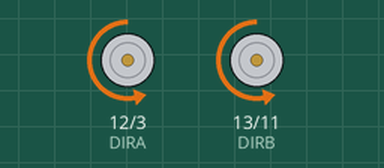
Simulated run of this sketch. Board: Arduino Uno, built with avr-gcc and run on an emulated ATmega328P. Parts: direction and speed pins drawn as motors (green arrow = direction pin HIGH = forward, orange = LOW = backward, longer = more drive).

Above: at 0.5 s.
Timing chart, 0 to 4.6 s (numbered marks = the images above):
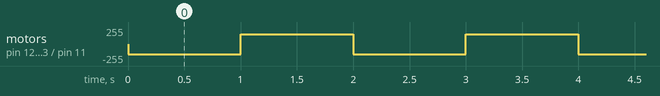

Measured:
- by itself, motor on pin 12 (DIRA) / pin 3 (PWMA), motor on pin 13 (DIRB) / pin 11 (PWMB): alternates forward 150/255 for 1.0 s and backward 150/255 for 1.0 s

The sketch:

Radio_qwuaktivity_motorin.ino
```cpp
// (licence header left out)
// Clockwise and counter-clockwise definitions.
// Depending on how you wired your motors, you may need to swap.
#define FORWARD 0
#define REVERSE 1

// Motor definitions to make life easier:
#define MOTOR_A 0
#define MOTOR_B 1

// Pin Assignments //
const byte PWMA = 3;  // PWM control (speed) for motor A
const byte PWMB = 11; // PWM control (speed) for motor B
const byte DIRA = 12; // Direction control for motor A
const byte DIRB = 13; // Direction control for motor B

//
//// Pin Assignments //
////Default pins:
//#define DIRA 2 // Direction control for motor A
//#define PWMA 3  // PWM control (speed) for motor A
//#define DIRB 4 // Direction control for motor B
//#define PWMB 11 // PWM control (speed) for motor B
////Alternate pins:
//#define DIRA 8 // Direction control for motor A
//#define PWMA 9 // PWM control (speed) for motor A
//#define DIRB 7 // Direction control for motor B
//#define PWMB 10 // PWM control (speed) for motor B


void setup()
{
  setupArdumoto(); // Set all pins as outputs
}

void loop()
{
//  // Drive motor A (and only motor A) at various speeds, then stop.
//  driveArdumoto(MOTOR_A, REVERSE, 200); // Set motor A to REVERSE at max
//  delay(1000);  // Motor A will spin as set for 1 second
//  driveArdumoto(MOTOR_A, FORWARD, 200);  // Set motor A to FORWARD at half
//  delay(1000);  // Motor A will keep trucking for 1 second
//  stopArdumoto(MOTOR_A);  // STOP motor A

//  // Drive motor B (and only motor B) at various speeds, then stop.
//  driveArdumoto(MOTOR_B, REVERSE, 150); // Set motor B to REVERSE at max
//  delay(1000);  // Motor B will spin as set for 1 second
//  driveArdumoto(MOTOR_B, FORWARD, 150);  // Set motor B to FORWARD at half
//  delay(1000);  // Motor B will keep trucking for 1 second
//  stopArdumoto(MOTOR_B);  // STOP motor B

  // Drive both
  driveArdumoto(MOTOR_A, FORWARD, 150);  // Motor A at max speed.
  driveArdumoto(MOTOR_B, FORWARD, 150);  // Motor B at max speed.
  delay(1000);  // Drive forward for a second
  // Now go backwards at half that speed:
  driveArdumoto(MOTOR_A, REVERSE, 150);  // Motor A at max speed.
  driveArdumoto(MOTOR_B, REVERSE, 150);  // Motor B at max speed.
  delay(1000);  // Drive forward for a second
//
//  // Now spin in place!
//  driveArdumoto(MOTOR_A, FORWARD, 200);  // Motor A at max speed.
//  driveArdumoto(MOTOR_B, REVERSE, 200);  // Motor B at max speed.
//  delay(2000);  // Drive forward for a second
  stopArdumoto(MOTOR_A);  // STOP motor A
  stopArdumoto(MOTOR_B);  // STOP motor B

}

// driveArdumoto drives 'motor' in 'dir' direction at 'spd' speed
void driveArdumoto(byte motor, byte dir, byte spd)
{
  if (motor == MOTOR_A)
  {
    digitalWrite(DIRA, dir);
    analogWrite(PWMA, spd);
  }
  else if (motor == MOTOR_B)
  {
    digitalWrite(DIRB, dir);
    analogWrite(PWMB, spd);
  }
}

// stopArdumoto makes a motor stop
void stopArdumoto(byte motor)
{
  driveArdumoto(motor, 0, 0);
}

// setupArdumoto initialize all pins
void setupArdumoto()
{
  // All pins should be setup as outputs:
  pinMode(PWMA, OUTPUT);
  pinMode(PWMB, OUTPUT);
  pinMode(DIRA, OUTPUT);
  pinMode(DIRB, OUTPUT);

  // Initialize all pins as low:
  digitalWrite(PWMA, LOW);
  digitalWrite(PWMB, LOW);
  digitalWrite(DIRA, LOW);
  digitalWrite(DIRB, LOW);
}
```
